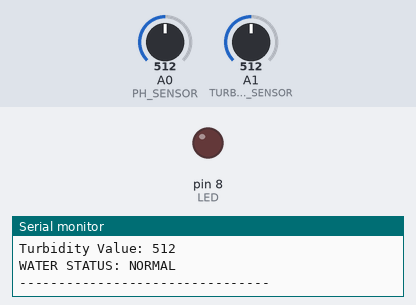
A sketch run on a simulated Arduino Uno, built with avr-gcc and run on an emulated ATmega328P. On the bench: output pins drawn as LEDs (lit = HIGH), the last lines printed to the serial monitor. The test bench sets the inputs (shaded band); at power-on: A1 (TURBIDITY_SENSOR) = 512, A0 (PH_SENSOR) = 512.

Above: at 1.9 s.
2.0 s: A1 (TURBIDITY_SENSOR) set to 590
3.5 s: A1 (TURBIDITY_SENSOR) set to 619
At 5.5 s:
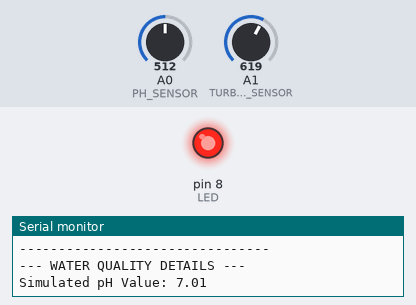
5.8 s: A1 (TURBIDITY_SENSOR) set to 511
At 7.1 s:
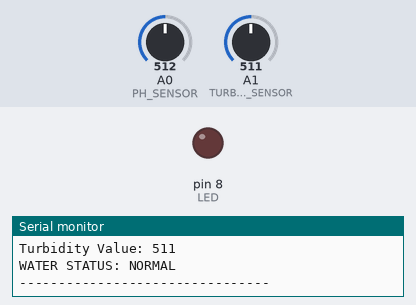
8.0 s: A1 (TURBIDITY_SENSOR) set to 610
At 9.2 s:
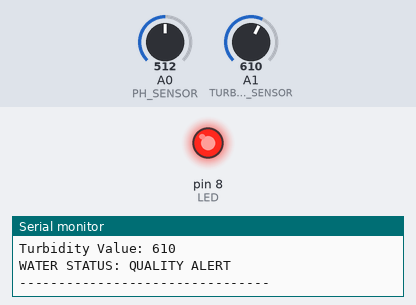
Timing chart, 0 to 11.0 s (numbered marks = the images above; inputs shaded):
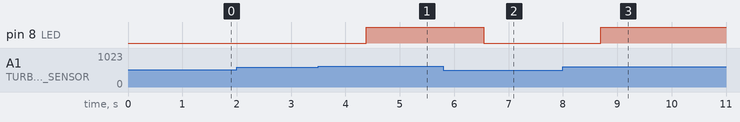

The sketch:

sketch.ino
```cpp
#define PH_SENSOR A0
#define TURBIDITY_SENSOR A1
#define LED 8

int phValue;
int turbidityValue;

float simulatedPH;

void setup()
{
  Serial.begin(9600);

  pinMode(PH_SENSOR, INPUT);
  pinMode(TURBIDITY_SENSOR, INPUT);
  pinMode(LED, OUTPUT);

  Serial.println("SMART WATER QUALITY MONITORING");
  Serial.println("--------------------------------");
}

void loop()
{
  phValue = analogRead(PH_SENSOR);
  turbidityValue = analogRead(TURBIDITY_SENSOR);

  // Simulated pH value (0 to 14)
  simulatedPH = phValue * (14.0 / 1023.0);

  Serial.println("\n--- WATER QUALITY DETAILS ---");

  Serial.print("Simulated pH Value: ");
  Serial.println(simulatedPH, 2);

  Serial.print("Turbidity Value: ");
  Serial.println(turbidityValue);

  if (simulatedPH < 6.5 || simulatedPH > 8.5 ||
      turbidityValue > 600)
  {
    digitalWrite(LED, HIGH);
    Serial.println("WATER STATUS: QUALITY ALERT");
  }
  else
  {
    digitalWrite(LED, LOW);
    Serial.println("WATER STATUS: NORMAL");
  }

  Serial.println("--------------------------------");

  delay(1000);
}
```

Measured:
- the behaviour switches between 600 and 601 on A1 (TURBIDITY_SENSOR) (found by bisection; images 0 and 1)
- after the input at 3.5 s, pin 8 (LED): LOW → HIGH after 0.88 s
- after the input at 5.8 s, pin 8 (LED): HIGH → LOW after 0.74 s
- after the input at 8.0 s, pin 8 (LED): LOW → HIGH after 0.69 s
